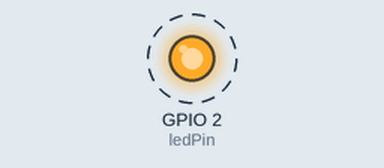
This sketch was run on a simulated ESP32. Shown: output pins drawn as LEDs (lit = HIGH). Dashed ring = blinking. What the sketch prints to the serial monitor is not drawn.

Above: at 0.2 s.
Timing chart, 0 to 3.0 s (numbered marks = the images above):
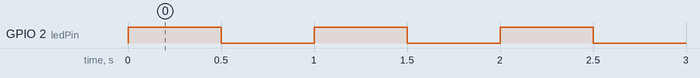

Measured:
- by itself, GPIO 2 (ledPin): alternates HIGH for 0.50 s and LOW for 0.50 s

The sketch:

TEST_ESP_LED.ino
```cpp
int ledPin = 2;
void setup() {
  // put your setup code here, to run once:
  pinMode(ledPin, OUTPUT);
  Serial.begin(9600);
}

void loop() {
  Serial.print("Hola ");
  digitalWrite(ledPin, HIGH);
  delay(500);

  Serial.println("Mundo");
  digitalWrite(ledPin, LOW);
  delay(500);
}
```
